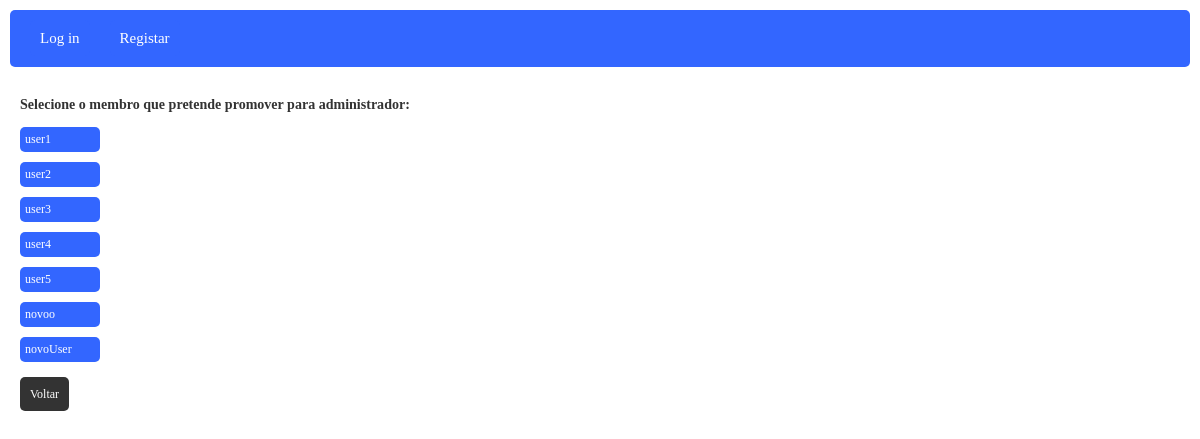
Page /php/www/promoverUtilizador.php on the earlier database version.
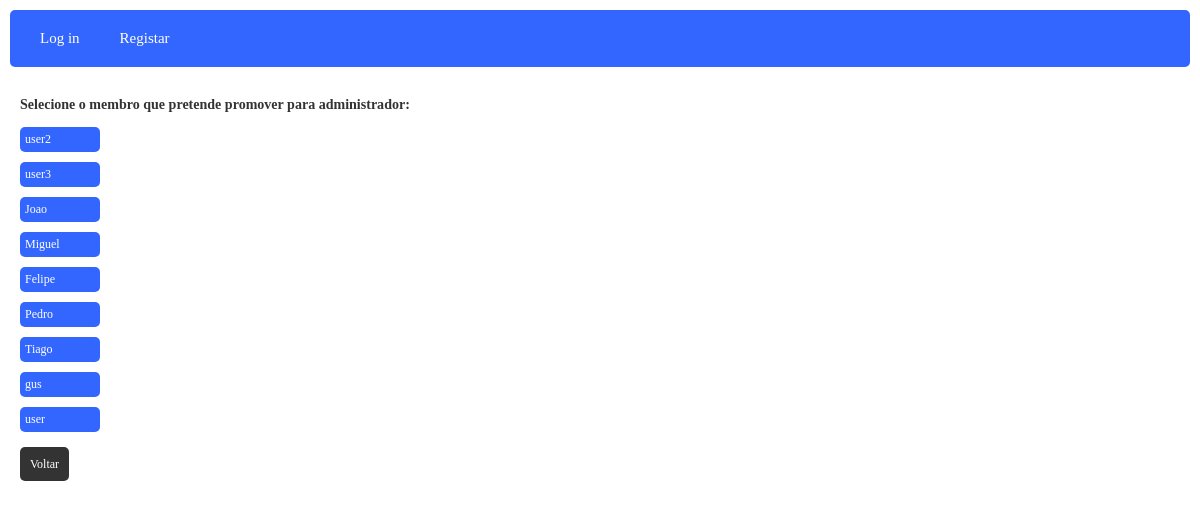
Same page on the later database version.
### tables this page shows
CREATE TABLE `users` (
  `id` int(11) NOT NULL,
  `nome` varchar(80) NOT NULL,
  `email` varchar(100) NOT NULL,
  `password` varchar(200) NOT NULL,
  `tipo` int(11) NOT NULL
);

### php/www/functions.php (called while the page is built, shortened)
<?php
function get_all_users($pdo){
	$statement = $pdo->prepare("SELECT * FROM users");
	$statement->execute();
	$all_users = $statement->fetchAll();
	return $all_users;
}

### php/www/promoverUtilizador.php (the view, shortened to what this page needs)
<html>
<head>
<link rel='stylesheet' href='style.css'/>
<head>
<body>
<?php
include 'functions.php';
include 'header.php';
$pdo = create_database_connection();
?>
<div class='container'>
	<h3>Selecione o membro que pretende promover para administrador:</h3>
	<?php
		$users=get_all_users($pdo);
		foreach($users as $user){
			if($user['tipo']!=1){
				$user_id=$user["id"];
				$user_nome=$user["nome"];
				echo "<a href='promover.php?id=$user_id' class='boxMembros' style='display:block'";?>onclick="return checkDelete()"<?php echo">$user_nome</a>";
			}
		}
	?>
    <br>
    <?php
    echo "<a href='gerirUtilizadores.php' class='box' >Voltar</a>";
    ?>
</div>
</body>
</html>

Differences in the rows shown:
no longer on this page (row edited): users: nome "user1"
removed users: nome "user4"
removed users: nome "user5"
removed users: nome "novoo"
removed users: nome "novoUser"
added users: nome "Joao"
added users: nome "Miguel"
added users: nome "Felipe"
added users: nome "Pedro"
added users: nome "Tiago"
added users: nome "gus"
added users: nome "user"
